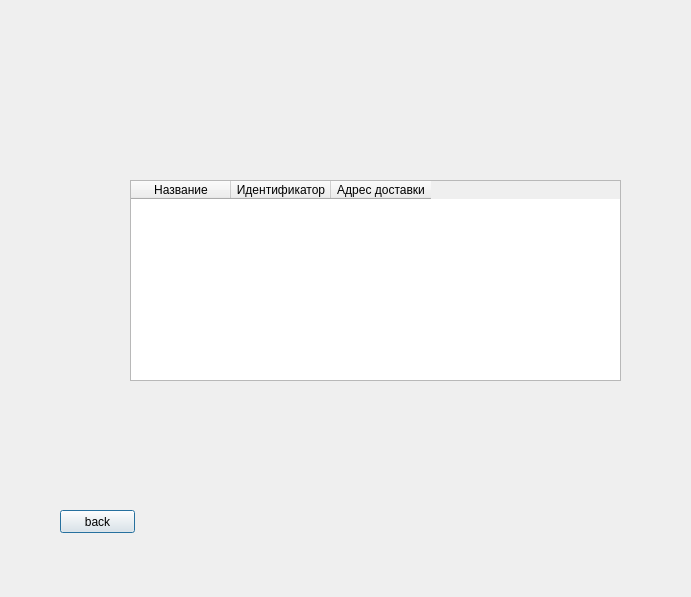
<?xml version="1.0" encoding="UTF-8"?>
<ui version="4.0">
 <class>Dialog</class>
 <widget class="QDialog" name="Dialog">
  <property name="geometry">
   <rect>
    <x>0</x>
    <y>0</y>
    <width>691</width>
    <height>597</height>
   </rect>
  </property>
  <property name="windowTitle">
   <string>Dialog</string>
  </property>
  <widget class="QPushButton" name="back_button">
   <property name="geometry">
    <rect>
     <x>60</x>
     <y>510</y>
     <width>75</width>
     <height>23</height>
    </rect>
   </property>
   <property name="text">
    <string>back</string>
   </property>
  </widget>
  <widget class="QTableWidget" name="tableWidget">
   <property name="geometry">
    <rect>
     <x>130</x>
     <y>180</y>
     <width>491</width>
     <height>201</height>
    </rect>
   </property>
   <column>
    <property name="text">
     <string>Название</string>
    </property>
   </column>
   <column>
    <property name="text">
     <string>Идентификатор</string>
    </property>
   </column>
   <column>
    <property name="text">
     <string>Адрес доставки</string>
    </property>
   </column>
  </widget>
 </widget>
 <resources/>
 <connections/>
</ui>
